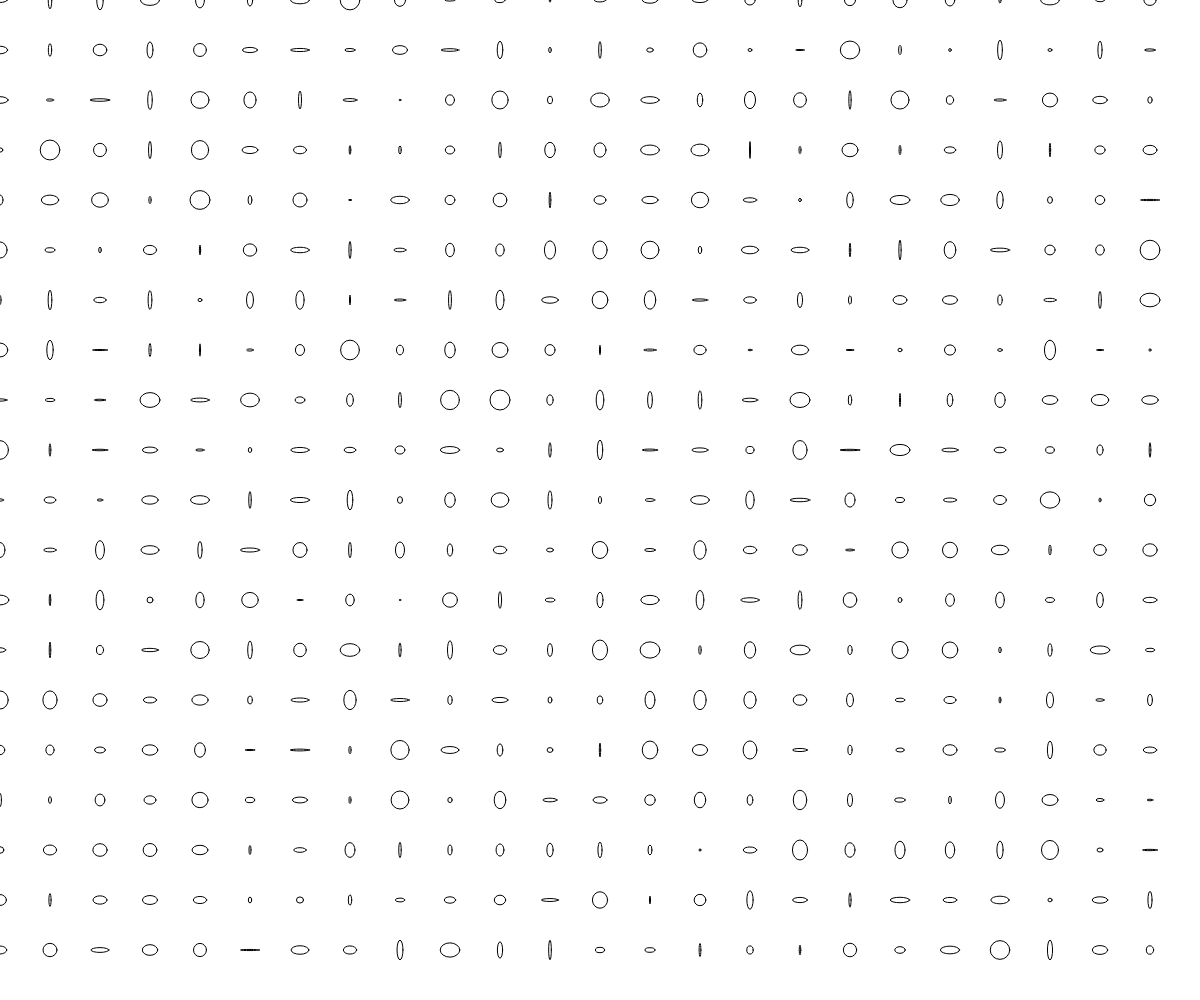
Frame 1 (no input)
Frame 60 (no input): identical to frame 1, image omitted
Frame 120 (the mouse pressed at the canvas centre since frame 60): identical to frame 1, image omitted

The p5.js sketch that drew this single still picture (run headless with seeded random() and noise() and a simulated clock; from frame 60 on, the mouse is pressed at the canvas centre):

// p5.js sketch
// ── sketch.js
function setup() {
  createCanvas(windowWidth, windowHeight);

  for (let i = 0; i < width; i += 50) {
    for (let j = 0; j < height; j += 50) {
      ellipse(i, j, random(1, 20), random(1, 20));
    }
  }
}

function draw() {}
